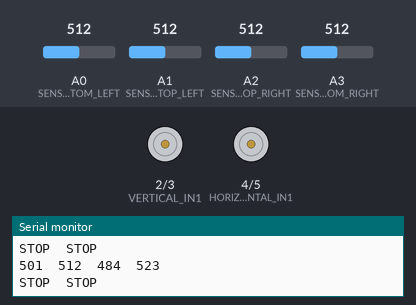
Recording of a sketch running on a simulated Arduino Nano, built with avr-gcc and run on an emulated ATmega328P. On the bench: motor-driver pin pairs drawn as motors (green arrow = first pin HIGH = forward, orange = second pin HIGH = backward, longer = more drive), the last lines printed to the serial monitor. Inputs (shaded band) come from the test bench; at power-on: A0 (SENSOR_BOTTOM_LEFT) = 512, A1 (SENSOR_TOP_LEFT) = 512, A2 (SENSOR_TOP_RIGHT) = 512, A3 (SENSOR_BOTTOM_RIGHT) = 512.

Above: at 1.2 s.
1.3 s: A0 (SENSOR_BOTTOM_LEFT) set to 930
2.8 s: A0 (SENSOR_BOTTOM_LEFT) set to 954
At 3.9 s:
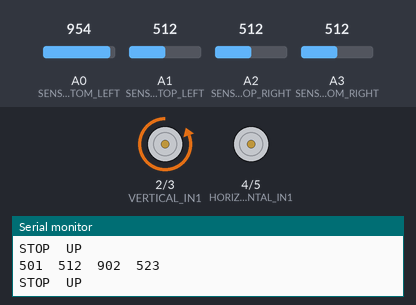
4.3 s: A1 (SENSOR_TOP_LEFT) set to 535
At 4.8 s:
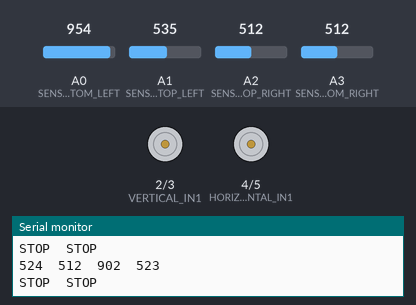
5.8 s: A2 (SENSOR_TOP_RIGHT) set to 306
At 6.8 s:
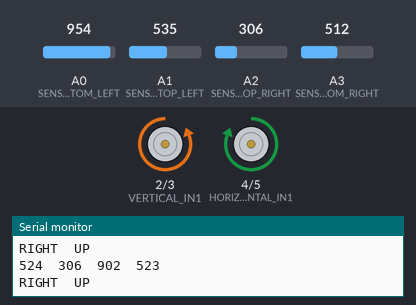
7.3 s: A3 (SENSOR_BOTTOM_RIGHT) set to 305
8.8 s: A3 (SENSOR_BOTTOM_RIGHT) set to 279
At 9.5 s:
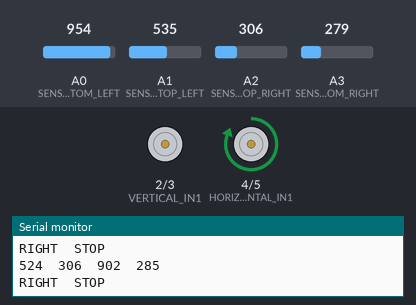
Timing chart, 0 to 11.3 s (numbered marks = the images above; inputs shaded):
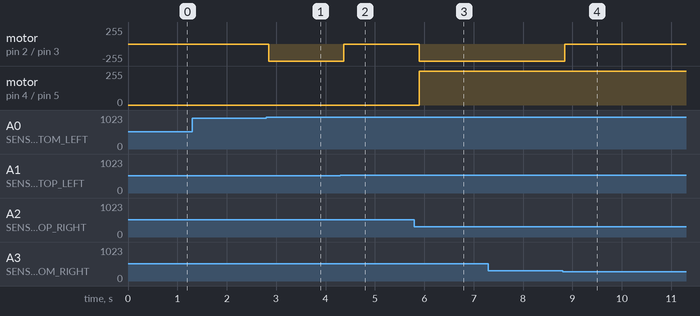

The sketch:

Solar.ino
```cpp
//cac chan cam bien
#define SENSOR_TOP_LEFT			A1
#define SENSOR_TOP_RIGHT		A2
#define SENSOR_BOTTOM_LEFT		A0
#define SENSOR_BOTTOM_RIGHT		A3

//cac chan dieu khien dong co
#define VERTICAL_IN1			2
#define VERTICAL_IN2			3
#define HORIZONTAL_IN1			4
#define HORIZONTAL_IN2			5

//di chuyen len
void MoveUp() {
	digitalWrite(VERTICAL_IN1, LOW);
	digitalWrite(VERTICAL_IN2, HIGH);
}
//di chuyen xuong
void MoveDown() {
	digitalWrite(VERTICAL_IN2, LOW);
	digitalWrite(VERTICAL_IN1, HIGH);
}
//quay sang trai
void MoveLeft() {
	digitalWrite(HORIZONTAL_IN1, LOW);
	digitalWrite(HORIZONTAL_IN2, HIGH);
}
//quay sang phai
void MoveRight() {
	digitalWrite(HORIZONTAL_IN2, LOW);
	digitalWrite(HORIZONTAL_IN1, HIGH);
}
//dung truc doc
void StopVertical() {
	digitalWrite(VERTICAL_IN1, LOW);
	digitalWrite(VERTICAL_IN2, LOW);
}
//dung truc ngang
void StopHorizontal() {
	digitalWrite(HORIZONTAL_IN1, LOW);
	digitalWrite(HORIZONTAL_IN2, LOW);
}

void setup() {
	Serial.begin(115200);
	//khai bao cac chan dieu khien dong co la dau ra
	pinMode(VERTICAL_IN1, OUTPUT);
	pinMode(VERTICAL_IN2, OUTPUT);
	pinMode(HORIZONTAL_IN1, OUTPUT);
	pinMode(HORIZONTAL_IN2, OUTPUT);
}

void loop() {
	//doc cac cam bien va nhan ti le de cac cam bien ve cung gia tri
	float topLeftValue = analogRead(SENSOR_TOP_LEFT)  * 0.979;
	float topRightValue = analogRead(SENSOR_TOP_RIGHT) * 1;
	float bottomLeftValue = analogRead(SENSOR_BOTTOM_LEFT)*0.945;
	float bottomRightValue = analogRead(SENSOR_BOTTOM_RIGHT)*1.022;

	//in ra man hinh
	Serial.print(topLeftValue, 0);
	Serial.print('\t');
	Serial.print(topRightValue, 0);
	Serial.print('\t');
	Serial.print(bottomLeftValue, 0);
	Serial.print('\t');
	Serial.print(bottomRightValue, 0);
	Serial.println('\t');

	//gia tri trung binh cua cac phia
	float leftAverage = (topLeftValue + bottomLeftValue) / 2.0;
	float rightAverage = (topRightValue + bottomRightValue) / 2.0;
	float topAverage = (topLeftValue + topRightValue) / 2.0;
	float bottomAverage = (bottomLeftValue + bottomRightValue) / 2.0;

	//so sanh va dieu khien dong co
	if (leftAverage > rightAverage * 1.2 + 100) {
		MoveRight();
		Serial.print("RIGHT");
	}
	else if (rightAverage > leftAverage * 1.2 + 100) {
		MoveLeft();
		Serial.print("LEFT");
	}
	else {
		StopHorizontal();
		Serial.print("STOP");
	}

	Serial.print('\t');

	if (topAverage > bottomAverage * 1.2 + 100) {
		MoveDown();
		Serial.print("DOWN");
	} else if (bottomAverage > topAverage * 1.2 + 100) {
		MoveUp();
		Serial.print("UP");
	} else {
		StopVertical();
		Serial.print("STOP");
	}

	Serial.println();

	delay(100);
}
```

Measured:
- the behaviour switches between 944 and 945 on A0 (SENSOR_BOTTOM_LEFT) (found by bisection; images 0 and 1)
- the behaviour switches between 519 and 520 on A1 (SENSOR_TOP_LEFT) (found by bisection; images 1 and 2)
- the behaviour switches between 288 and 287 on A3 (SENSOR_BOTTOM_RIGHT) (found by bisection; images 3 and 4)
- after the input at 2.8 s, motor on pin 2 (VERTICAL_IN1) / pin 3 (VERTICAL_IN2): stopped → backward 255/255 after 0.05 s
- after the input at 4.3 s, motor on pin 2 (VERTICAL_IN1) / pin 3 (VERTICAL_IN2): backward 255/255 → stopped after 0.07 s
- after the input at 5.8 s, motor on pin 2 (VERTICAL_IN1) / pin 3 (VERTICAL_IN2): stopped → backward 255/255 after 0.10 s; motor on pin 4 (HORIZONTAL_IN1) / pin 5 (HORIZONTAL_IN2): stopped → forward 255/255 after 0.10 s
- after the input at 8.8 s, motor on pin 2 (VERTICAL_IN1) / pin 3 (VERTICAL_IN2): backward 255/255 → stopped at once
